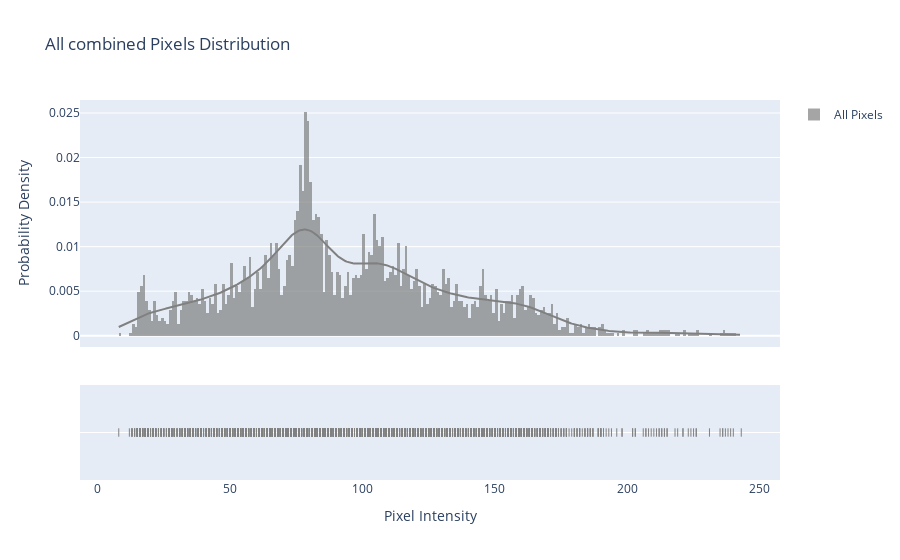
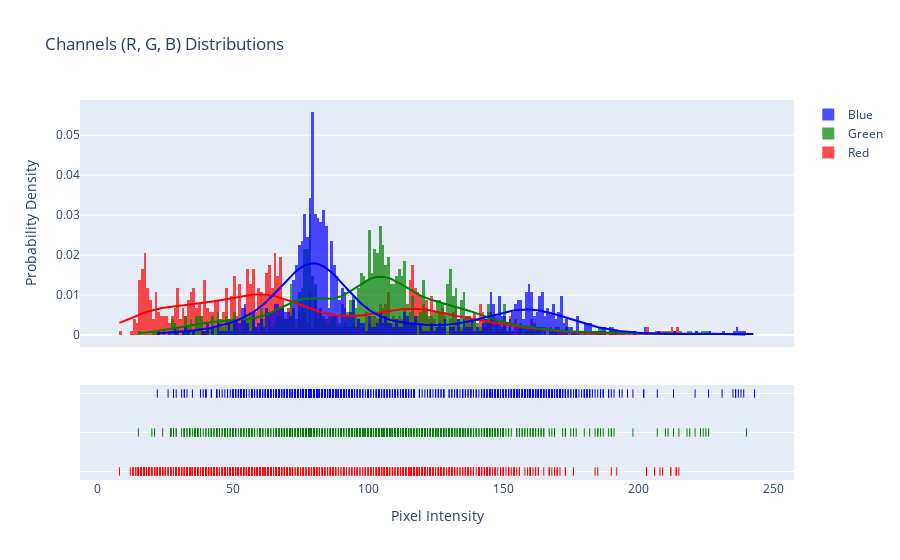

The notebook cell saved with these charts, in order:
### Code cell
# Image histogram distribution with KDE for each channel

instance = 50

hisogram_distributions(instance, X_train)

### Figure 1 — Plotly figure (JSON) as saved in the notebook; plotly's stock layout.template omitted (floating-point values rounded to 4 significant figures; data arrays with more than 128 entries replaced by an {"elided": "..."} marker saying what was removed)
{"data": [{"autobinx": false, "histnorm": "probability density", "legendgroup": "All Pixels", "marker": {"color": "grey"}, "name": "All Pixels", "opacity": 0.7, "type": "histogram", "x": {"elided": "3072 int values"}, "xaxis": "x", "xbins": {"end": 243, "size": 1, "start": 8}, "yaxis": "y"}, {"legendgroup": "All Pixels", "marker": {"color": "grey"}, "mode": "lines", "name": "All Pixels", "showlegend": false, "type": "scatter", "x": {"elided": "500 float values"}, "xaxis": "x", "y": {"elided": "500 float values"}, "yaxis": "y"}, {"legendgroup": "All Pixels", "marker": {"color": "grey", "symbol": "line-ns-open"}, "mode": "markers", "name": "All Pixels", "showlegend": false, "type": "scatter", "x": {"elided": "3072 int values"}, "xaxis": "x", "y": {"elided": "3072 str values"}, "yaxis": "y2"}], "layout": {"barmode": "overlay", "hovermode": "closest", "legend": {"traceorder": "reversed"}, "title": {"text": "All combined Pixels Distribution"}, "xaxis": {"anchor": "y2", "domain": [0, 1], "title": {"text": "Pixel Intensity"}, "zeroline": false}, "yaxis": {"anchor": "free", "domain": [0.35, 1], "position": 0, "title": {"text": "Probability Density"}}, "yaxis2": {"anchor": "x", "domain": [0, 0.25], "dtick": 1, "showticklabels": false}}}

### Figure 2 — Plotly figure (JSON) as saved in the notebook; plotly's stock layout.template omitted (floating-point values rounded to 4 significant figures; data arrays with more than 128 entries replaced by an {"elided": "..."} marker saying what was removed)
{"data": [{"autobinx": false, "histnorm": "probability density", "legendgroup": "Red", "marker": {"color": "red"}, "name": "Red", "opacity": 0.7, "type": "histogram", "x": {"elided": "1024 int values"}, "xaxis": "x", "xbins": {"end": 215, "size": 1, "start": 8}, "yaxis": "y"}, {"autobinx": false, "histnorm": "probability density", "legendgroup": "Green", "marker": {"color": "green"}, "name": "Green", "opacity": 0.7, "type": "histogram", "x": {"elided": "1024 int values"}, "xaxis": "x", "xbins": {"end": 240, "size": 1, "start": 15}, "yaxis": "y"}, {"autobinx": false, "histnorm": "probability density", "legendgroup": "Blue", "marker": {"color": "blue"}, "name": "Blue", "opacity": 0.7, "type": "histogram", "x": {"elided": "1024 int values"}, "xaxis": "x", "xbins": {"end": 243, "size": 1, "start": 22}, "yaxis": "y"}, {"legendgroup": "Red", "marker": {"color": "red"}, "mode": "lines", "name": "Red", "showlegend": false, "type": "scatter", "x": {"elided": "500 float values"}, "xaxis": "x", "y": {"elided": "500 float values"}, "yaxis": "y"}, {"legendgroup": "Green", "marker": {"color": "green"}, "mode": "lines", "name": "Green", "showlegend": false, "type": "scatter", "x": {"elided": "500 float values"}, "xaxis": "x", "y": {"elided": "500 float values"}, "yaxis": "y"}, {"legendgroup": "Blue", "marker": {"color": "blue"}, "mode": "lines", "name": "Blue", "showlegend": false, "type": "scatter", "x": {"elided": "500 float values"}, "xaxis": "x", "y": {"elided": "500 float values"}, "yaxis": "y"}, {"legendgroup": "Red", "marker": {"color": "red", "symbol": "line-ns-open"}, "mode": "markers", "name": "Red", "showlegend": false, "type": "scatter", "x": {"elided": "1024 int values"}, "xaxis": "x", "y": {"elided": "1024 str values"}, "yaxis": "y2"}, {"legendgroup": "Green", "marker": {"color": "green", "symbol": "line-ns-open"}, "mode": "markers", "name": "Green", "showlegend": false, "type": "scatter", "x": {"elided": "1024 int values"}, "xaxis": "x", "y": {"elided": "1024 str values"}, "yaxis": "y2"}, {"legendgroup": "Blue", "marker": {"color": "blue", "symbol": "line-ns-open"}, "mode": "markers", "name": "Blue", "showlegend": false, "type": "scatter", "x": {"elided": "1024 int values"}, "xaxis": "x", "y": {"elided": "1024 str values"}, "yaxis": "y2"}], "layout": {"barmode": "overlay", "hovermode": "closest", "legend": {"traceorder": "reversed"}, "title": {"text": "Channels (R, G, B) Distributions"}, "xaxis": {"anchor": "y2", "domain": [0, 1], "title": {"text": "Pixel Intensity"}, "zeroline": false}, "yaxis": {"anchor": "free", "domain": [0.35, 1], "position": 0, "title": {"text": "Probability Density"}}, "yaxis2": {"anchor": "x", "domain": [0, 0.25], "dtick": 1, "showticklabels": false}}}
